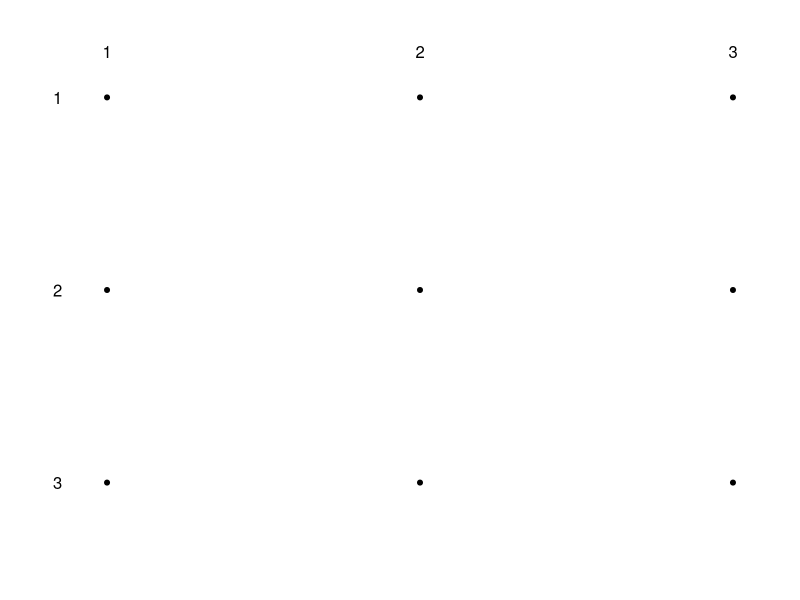

Write the R code that produced this figure. (Note: a time limit stopped this script after it produced the figure.)
##The game Dots and Boxes is a two-player pencil-and-paper game. It begins with an empty grid of
##dots, where players alternate turns, drawing a horizontal or vertical line between two adjacent, 
##unconnected dots. If a player completes the fourth side of a 1x1 box, they score a point and get an 
##extra turn. The completed box is marked with the player's color. The game concludes when no more 
##lines can be drawn, and the player with the most points wins. In cases where the grid has an even 
##number of boxes, a tie is possible.

dots_and_boxes = function(n_row = 3, n_col = 3){
  # keep user's par settings 
  par_original <- par(no.readonly = TRUE)
  on.exit(par(par_original))
  
  #layout of the game
  if(n_col > n_row) {
    y_axis <- rep(1:n_row, n_col)
    x_axis <- rep(1:n_col, each = n_row)
  } else if (n_col < n_row){
    y_axis <- rep(1:n_row, n_col)
    x_axis <- rep(1:n_col, each = n_row)
  } else {
    y_axis <- rep(1:n_row, n_row)
    x_axis <- rep(1:n_col, each = n_col) 
  }
  
  plot.new()

  plot(x_axis,y_axis, pch = 20,
       xlab = "",
       ylab = "",
       xlim = range(1,n_col, by =1),
       ylim = rev(range(y_axis)),
       frame.plot = FALSE,
       yaxt = "n",
       xaxt = "n")
  
  axis(3, at = seq(1,n_col, by =1), tick = FALSE, line = NA)
  axis(2, at = seq(1,n_row, by = 1), tick = FALSE, line = NA, las = 2)
  
  #check direction 
  player_dir <- function(dir_possible){
    dir_valid <- FALSE
    while(!dir_valid){
      direction <- scan(what = character(), n = 1, quiet = TRUE)
      if(!(direction %in% dir_possible)) {
        cat(paste0("Direction must be one of d or r, corresponding to down or right. Again:\n"))
      } else if (dots[1] == n_row & direction == "d"){
        cat(paste0("Chosen dot is outside of grid. Choose another direction (d or r). Again:\n"))
      } else if (dots[2] == n_col & direction == "r"){
        cat(paste0("Chosen dot is outside of grid. Choose another direction (d or r). Again:\n"))
      } else if ((direction == "d") && (d.check[dots[1],dots[2]]== 1)) {
        cat(paste0("Chosen direction is not available. Choose another direction (d or r). Again:\n"))
      } else if ((direction == "r") && (r.check[dots[1],dots[2]]== 1)) {
        cat(paste0("Chosen direction is not available. Choose another direction (d or r). Again:\n"))
      }
      else {
        dir_valid <- TRUE
      } 
    }
    return(direction)
  }
  
  #check movement
  player_move <- function(move_possible){
    move_valid <- FALSE
    while(!move_valid){
      dots <- scan(what = numeric(), n = 2, quiet = TRUE)
      if (!(dots[1] %in% move_possible)) {
        cat(paste0("Chosen dot is outside of grid. Again(1: row, 2: column):\n")) #row
      } else if (!(dots[2] %in% move_possible)) {
        cat(paste0("Chosen dot is outside of grid. Again(1: row, 2: column):\n")) #column
      } else if ((dots[1]==n_row) && (dots[2]==n_col)) {
        cat(paste0("Chosen dot is outside of grid. Again(1: row, 2: column):\n"))
      } else if ((r.check[dots[1],dots[2]]== 1) && (d.check[dots[1],dots[2]]== 1)) {
        cat(paste0("Chosen dot is is already connected with bottom dot and right dot (or they don't exist on the grid). Again(1: row, 2: column):\n"))
      } else if (dots[1] == n_row && (r.check[dots[1],dots[2]]== 1)) {
        cat(paste0("Chosen dot is is already connected with bottom dot and right dot (or they don't exist on the grid). Again(1: row, 2: column):\n"))
      } else if (dots[2] == n_col && (d.check[dots[1],dots[2]]== 1)) {
        cat(paste0("Chosen dot is is already connected with bottom dot and right dot (or they don't exist on the grid). Again(1: row, 2: column):\n"))
      } 
      else {
        move_valid <- TRUE
      }
    }
    return(dots)
  }
  
  #leaderboard
  r.check <- matrix(0, nrow = (n_row+1), ncol = (n_col)) #to record movement of "right" direction
  d.check <- matrix(0, nrow = (n_row), ncol = (n_col+1)) #to record movement of "down" direction
  box.check <- matrix(0, nrow = ((n_row-1)*(n_col-1)), ncol = 1) # check if a box is created or not.
  
  leaderboard = matrix(0, nrow = 1, ncol = 2)
  colnames(leaderboard) <- c("Player 1", "Player 2")
  rownames(leaderboard) <- "Score"
  
  #initialization of the game
  move_possible <- 1:if(n_col > n_row) {n_col} else {n_row} #possible choice of movement
  dir_possible <- as.character(c("d", "r")) #possible choice of direction
  player_turn  <- sample(1:2,1, replace = TRUE)
  change_player <- matrix(0, nrow = (n_row*(n_col-1)+n_col*(n_row-1)), ncol = 1) #vector to record the turn of each player
  move_count <- 1
  complete <- 1
  is_game_over <- FALSE
  X <- "X"
  
  #print start message
  cat(paste0("Player ", player_turn," starts!\n",
             "In each move you have to choose a dot and a direction (d: down, r: right).\n"))
  
  #mechanisms (loop) of the game  
  while (!is_game_over) {
    
    #print game instructions for movements
    cat(paste0("Player ", player_turn," choose a dot (1: row, 2: column)!"))
    #initiating the game for movements  
    dots <- player_move(move_possible) 
    
    #print game instructions for direction
    cat(paste0("Player ", player_turn," choose the direction (d = down, r = right)!\n"))
    #initiating the game for directions
    direction <- player_dir(dir_possible) 
    
    #creating lines and updating movement board
    if (direction == "d") {
      arrows(x0=dots[2],y0=dots[1],y1=dots[1]+1,code =0,
             col = c("black", "red")[player_turn]) 
      d.check[dots[1],dots[2]] <- 1 #updating board for direction "down"
      
    } else if (direction == "r") {
      arrows(x0=dots[2],y0=dots[1],x1=dots[2]+1,code =0,
             col = c("black", "red")[player_turn]) 
      r.check[dots[1],dots[2]] <- 1 #updating board for direction "right"
    } else {""}
    
    #recording each turn of each player
    change_player[move_count] <- player_turn
    
    #if a box is created
    if (direction == "r"){
      if (dots[1] > 0){ 
        if((r.check[dots[1],dots[2]] == 1) && (r.check[dots[1]+1,dots[2]] == 1) && (d.check[dots[1],dots[2]] == 1) && (d.check[dots[1],dots[2]+1] == 1)){
          text(dots[1]+0.5,dots[1]+0.5,X,col=c("black", "red")[change_player[move_count]])
          box.check[complete] <- 1  
          
          #update score board
          cat(paste0("Player ", (change_player[move_count]),
                     " completed a square and takes another turn! Current leaderboard:\n"))
          leaderboard[,change_player[move_count]] <- leaderboard[,change_player[move_count]]+1 
          show(leaderboard)
          
          complete <- complete+1
          player_turn <- change_player[move_count-1] #add another turn for the player that formed a box
          
        } 
      }
      
      if(dots[1] > 1){
        if ((r.check[dots[1],dots[2]] == 1) && (r.check[dots[1]-1,dots[2]] == 1) && (d.check[dots[1]-1,dots[2]] == 1) && (d.check[dots[1]-1,dots[2]+1] == 1)){
          text(dots[2]+0.5,dots[1]-0.5,X,col=c("black", "red")[change_player[move_count]])
          box.check[complete] <- 1  
          
          #update score board
          cat(paste0("Player ", (change_player[move_count]),
                     " completed a square and takes another turn! Current leaderboard:\n"))
          leaderboard[,change_player[move_count]] <- leaderboard[,change_player[move_count]]+1 
          show(leaderboard)
          
          
          complete <- complete+1
          player_turn <- change_player[move_count-1] #add annother turn for the player that formed a box
          
        } 
      } 
    }
    
    if (direction == "d"){
      if (dots[2] > 0){
        if((d.check[dots[1],dots[2]] == 1) && (d.check[dots[1],dots[2]+1] == 1) && (r.check[dots[1],dots[2]] == 1) && (r.check[dots[1]+1,dots[2]] == 1)){
          text(dots[2]+0.5,dots[1]+0.5,X,col=c("black", "red")[change_player[move_count]])
          box.check[complete] <- 1  
          
          #update score board
          cat(paste0("Player ", (change_player[move_count]),
                     " completed a square and takes another turn! Current leaderboard:\n"))
          leaderboard[,change_player[move_count]] <- leaderboard[,change_player[move_count]]+1 
          show(leaderboard)
          
          
          complete <- complete+1
          player_turn <- change_player[move_count-1] #add annother turn for the player that formed a box
          
        }
      }
      
      if (dots[2] > 1){
        if ((d.check[dots[1],dots[2]] == 1) && (d.check[dots[1],dots[2]-1] == 1) && (r.check[dots[1],dots[2]-1] == 1) && (r.check[dots[1]+1,dots[2]-1] == 1)){
          text(dots[2]-0.5,dots[1]+0.5,X,col=c("black", "red")[change_player[move_count]])
          box.check[complete] <- 1  
          
          #update score board
          cat(paste0("Player ", (change_player[move_count]),
                     " completed a square and takes another turn! Current leaderboard:\n"))
          leaderboard[,change_player[move_count]] <- leaderboard[,change_player[move_count]]+1 
          show(leaderboard)
          
          complete <- complete+1
          player_turn <- change_player[move_count-1] #add annother turn for the player that formed a box
          
        }
      }
    }
    else {""}
    
    #check winners
    if(sum(box.check) == length(box.check)) {
      is_game_over <- TRUE
      if (leaderboard[,1] > leaderboard[,2]){
        cat(paste0("Player 1 wins! Final leaderboard:\n"))
        show(leaderboard)
      } else if (leaderboard[,1] < leaderboard[,2]) {
        cat(paste0("Player 2 wins! Final leaderboard:\n"))
        show(leaderboard)
      } else {
        cat(paste0("Player 1 and Player 2 are tied winners! Final leaderboard:\n"))
        show(leaderboard)
      }
    }
    #changing player turn
    move_count <- move_count + 1
    if ((player_turn == 1)) {
      player_turn <- 2
    } else {
      player_turn <- 1
    }
  }
}

dots_and_boxes() #default game 3x3 grid
dots_and_boxes(n_row = 4, n_col = 5) #n_row x n_col grid

#End of task 5
